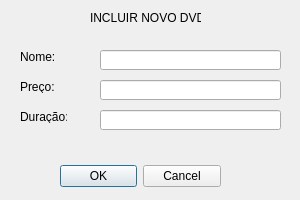
<?xml version="1.0" encoding="UTF-8"?>
<ui version="4.0">
 <class>incluirdvd</class>
 <widget class="QDialog" name="incluirdvd">
  <property name="geometry">
   <rect>
    <x>0</x>
    <y>0</y>
    <width>300</width>
    <height>200</height>
   </rect>
  </property>
  <property name="windowTitle">
   <string>Incluir DVD</string>
  </property>
  <widget class="QDialogButtonBox" name="buttonBox">
   <property name="geometry">
    <rect>
     <x>60</x>
     <y>160</y>
     <width>161</width>
     <height>32</height>
    </rect>
   </property>
   <property name="orientation">
    <enum>Qt::Horizontal</enum>
   </property>
   <property name="standardButtons">
    <set>QDialogButtonBox::Cancel|QDialogButtonBox::Ok</set>
   </property>
  </widget>
  <widget class="QLabel" name="label">
   <property name="geometry">
    <rect>
     <x>90</x>
     <y>10</y>
     <width>111</width>
     <height>16</height>
    </rect>
   </property>
   <property name="text">
    <string>INCLUIR NOVO DVD</string>
   </property>
  </widget>
  <widget class="QLabel" name="label_2">
   <property name="geometry">
    <rect>
     <x>20</x>
     <y>50</y>
     <width>47</width>
     <height>13</height>
    </rect>
   </property>
   <property name="text">
    <string>Nome:</string>
   </property>
  </widget>
  <widget class="QLabel" name="label_3">
   <property name="geometry">
    <rect>
     <x>20</x>
     <y>80</y>
     <width>47</width>
     <height>13</height>
    </rect>
   </property>
   <property name="text">
    <string>Preço:</string>
   </property>
  </widget>
  <widget class="QLabel" name="label_4">
   <property name="geometry">
    <rect>
     <x>20</x>
     <y>110</y>
     <width>47</width>
     <height>13</height>
    </rect>
   </property>
   <property name="text">
    <string>Duração:</string>
   </property>
  </widget>
  <widget class="QLineEdit" name="lineEdit_nome">
   <property name="geometry">
    <rect>
     <x>100</x>
     <y>50</y>
     <width>181</width>
     <height>20</height>
    </rect>
   </property>
  </widget>
  <widget class="QLineEdit" name="lineEdit_preco">
   <property name="geometry">
    <rect>
     <x>100</x>
     <y>80</y>
     <width>181</width>
     <height>20</height>
    </rect>
   </property>
  </widget>
  <widget class="QLineEdit" name="lineEdit_duracao">
   <property name="geometry">
    <rect>
     <x>100</x>
     <y>110</y>
     <width>181</width>
     <height>20</height>
    </rect>
   </property>
  </widget>
 </widget>
 <resources/>
 <connections>
  <connection>
   <sender>buttonBox</sender>
   <signal>accepted()</signal>
   <receiver>incluirdvd</receiver>
   <slot>accept()</slot>
   <hints>
    <hint type="sourcelabel">
     <x>248</x>
     <y>254</y>
    </hint>
    <hint type="destinationlabel">
     <x>157</x>
     <y>274</y>
    </hint>
   </hints>
  </connection>
  <connection>
   <sender>buttonBox</sender>
   <signal>rejected()</signal>
   <receiver>incluirdvd</receiver>
   <slot>reject()</slot>
   <hints>
    <hint type="sourcelabel">
     <x>316</x>
     <y>260</y>
    </hint>
    <hint type="destinationlabel">
     <x>286</x>
     <y>274</y>
    </hint>
   </hints>
  </connection>
 </connections>
</ui>
